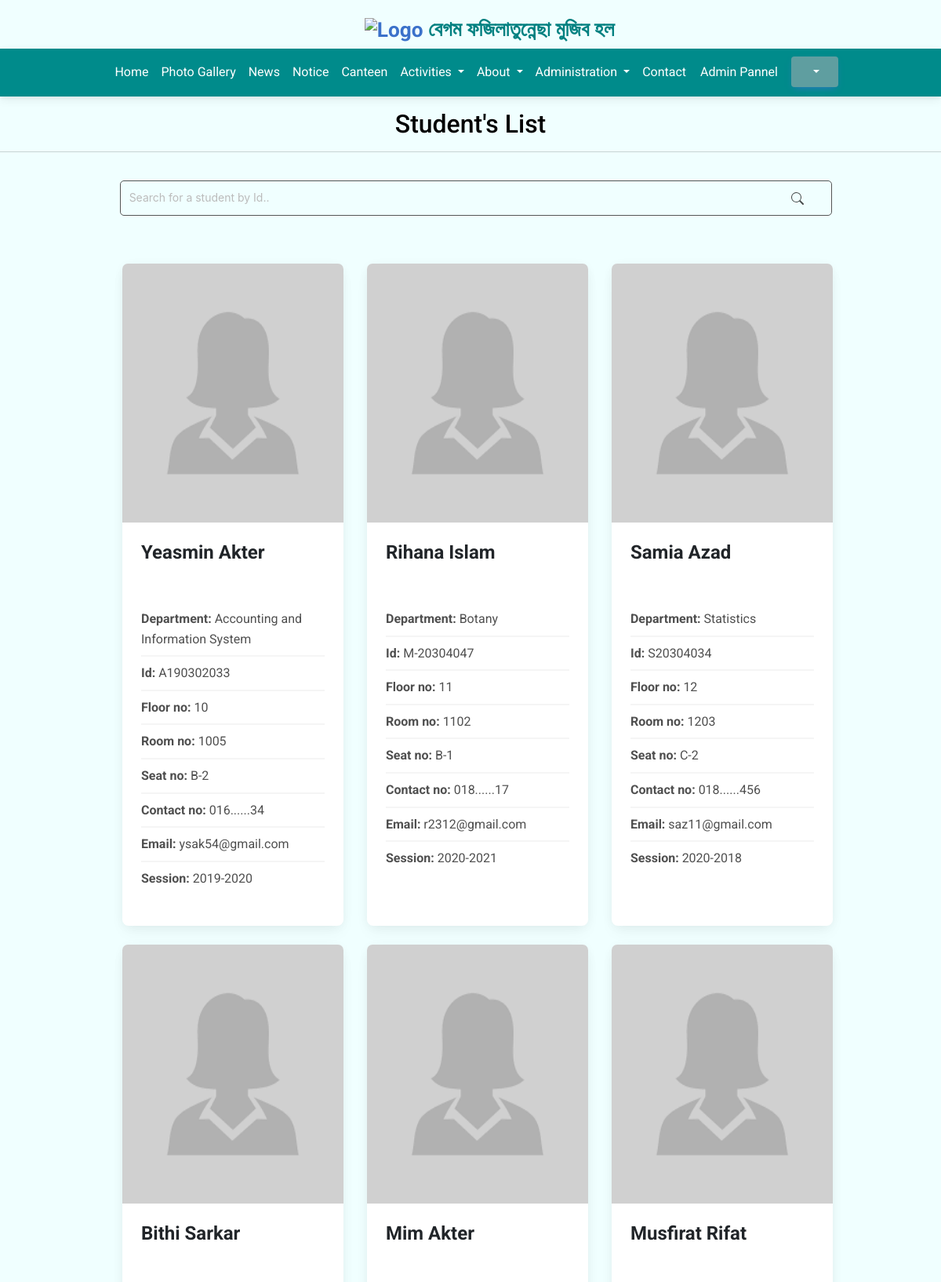
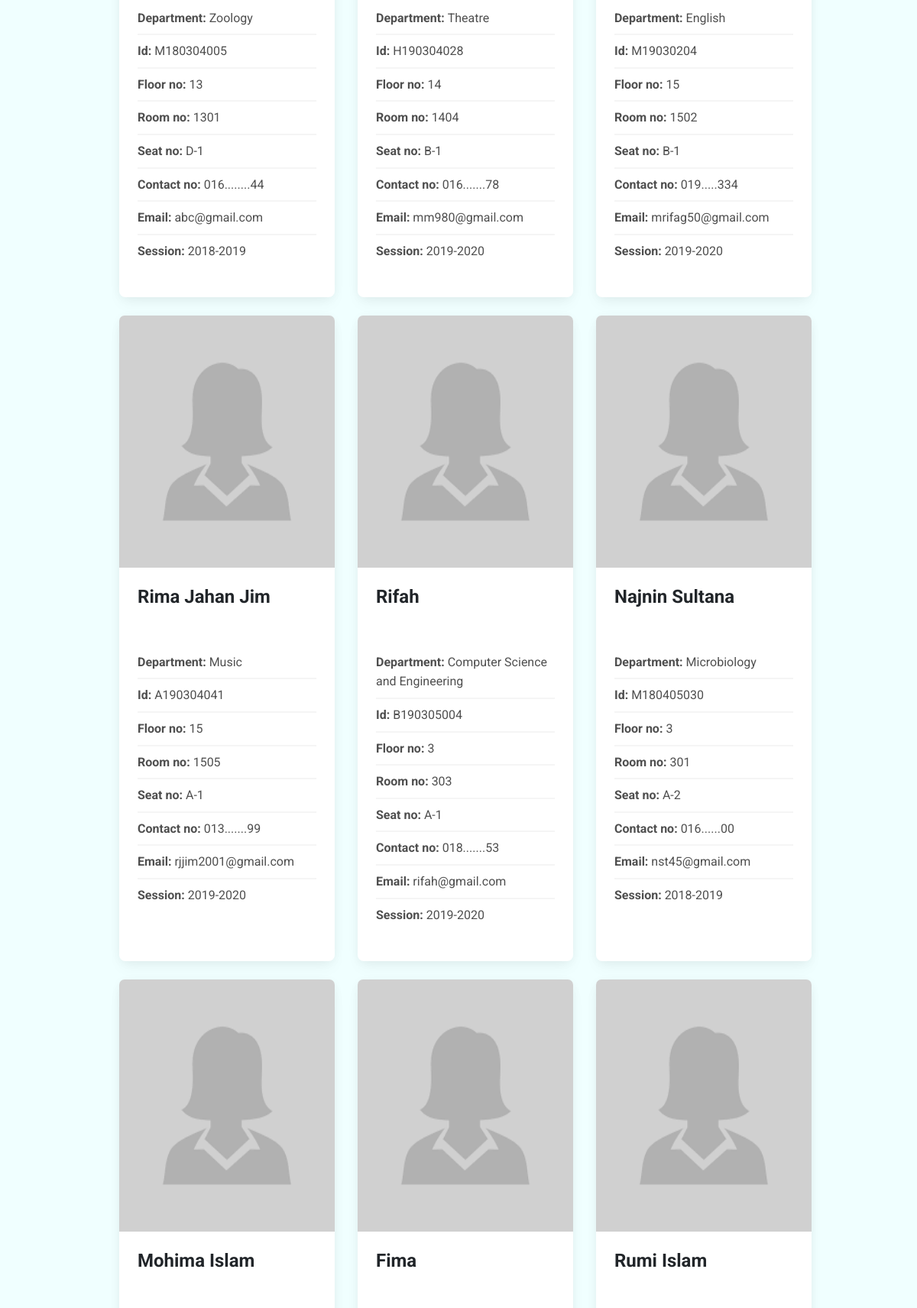
/student_list_admin.php (upper part), run on the app's committed database (2 pictures, top to bottom).
### tables this page shows
CREATE TABLE `students` (
  `id` varchar(40) NOT NULL,
  `name` varchar(100) NOT NULL,
  `department` varchar(100) NOT NULL,
  `password` varchar(200) NOT NULL,
  `session` varchar(30) NOT NULL,
  `date_of_birth` date NOT NULL,
  `bloodGroup` varchar(10) NOT NULL,
  `roomNo` varchar(20) NOT NULL,
  `seatNo` varchar(20) NOT NULL,
  `seat_expire_date` date NOT NULL,
  `image` varchar(100) NOT NULL,
  `floorNo` varchar(100) NOT NULL,
  `email` varchar(100) DEFAULT NULL,
  `maritial_status` varchar(100) DEFAULT NULL,
  `address` varchar(100) DEFAULT NULL,
  `phnNo` varchar(20) DEFAULT NULL,
  `had_last_vacation_from` datetime DEFAULT NULL,
  `had_last_vacation_to` datetime DEFAULT NULL,
  `previous_seatNo` varchar(200) DEFAULT NULL,
  `previous_roomNo` varchar(200) DEFAULT NULL,
  `previous_floorNo` varchar(200) DEFAULT NULL
);

### student_list_admin.php (the view, shortened to what this page needs)
<!DOCTYPE html>
<html lang="en">
<head>
    <link href="https://cdnjs.cloudflare.com/ajax/libs/font-awesome/6.0.0/css/all.min.css"rel="stylesheet"/>
    <link href="https://cdnjs.cloudflare.com/ajax/libs/mdb-ui-kit/6.3.1/mdb.min.css" rel="stylesheet"/>
    <link href="https://cdnjs.cloudflare.com/ajax/libs/font-awesome/6.0.0/css/all.min.css"rel="stylesheet"/>
    <link href="https://cdnjs.cloudflare.com/ajax/libs/mdb-ui-kit/6.3.1/mdb.min.css" rel="stylesheet"/>
</head>
<body style="background-color:azure;">
<div id="AdminHome">
<div class="headr"><?php include 'header.php' ?></div>
<div class="nv" style="align-content:center">
<?php include 'navbarAdmin.php' ?></div>
<h2 style="margin-top:1.3%;color:black;margin-bottom:1%"><center>Student's List</center></h2><hr><br>
<div class="SearchBAR"style="align-content:center;margin-left:1.1%;"><?php include 'SearchBar_admin_stu.php' ?></div>
<div class="row row-cols-1 row-cols-md-3 g-4" style="margin-left: 12%;margin-right:10%;margin-bottom:3%;margin-top:1%">
<?php
include 'db_conn.php';
$sql="SELECT * from students where floorNo<>'0' order by floorNo asc ";
$query=mysqli_query($conn,$sql);
while($info=mysqli_fetch_array($query)){
?>
 <div class="col">
    <div class="card h-100" style="width:98%">
      <img src="<?php echo $info['image']; ?>" class="card-img-top" style="height:330px"/>
      <div class="card-body">
        <h4 class="card-title"><b><?php echo $info['name']; ?></b></h4>
       <br>
        <p class="card-text">
        <ul class="list-group list-group-light list-group-small">
          <li class="list-group-item"><b>Department: </b><?php echo $info['department']; ?></li>
          <li class="list-group-item"><b>Id: </b><?php echo $info['id'];
          $sid=$info['id'];?></li>
          <li class="list-group-item"><b>Floor no: </b><?php echo $info['floorNo']; ?></li>
          <li class="list-group-item"><b>Room no: </b><?php echo $info['roomNo']; ?></li>
          <li class="list-group-item"><b>Seat no: </b><?php echo $info['seatNo']; ?></li>
          <li class="list-group-item"><b>Contact no: </b><?php echo $info['phnNo']; ?></li>
          <li class="list-group-item"><b>Email: </b><?php echo $info['email']; ?></li>
          <li class="list-group-item"><b>Session: </b><?php echo $info['session']; ?></li>
        </ul></p>
    </div>
   </div>
  </div>
<?php
}
?>
</div>
<div class="footer">
<?php include 'footer.php' ?>
         </div></div>
    </body>
</html>

### adminPannel.php (style rules this page uses)
body { font-family: "Lato", sans-serif; }

### data on the page
students: image (picture), name "Yeasmin Akter", department "Accounting and Information System", id "A190302033", floorNo "10", roomNo "1005", seatNo "B-2", phnNo "016......34", email "ysak54@gmail.com", session "2019-2020"
students: image (picture), name "Rihana Islam", department "Botany", id "M-20304047", floorNo "11", roomNo "1102", seatNo "B-1", phnNo "018......17", email "r2312@gmail.com", session "2020-2021"
students: image (picture), name "Samia Azad", department "Statistics", id "S20304034", floorNo "12", roomNo "1203", seatNo "C-2", phnNo "018......456", email "saz11@gmail.com", session "2020-2018"
students: image (picture), name "Bithi Sarkar", department "Zoology", id "M180304005", floorNo "13", roomNo "1301", seatNo "D-1", phnNo "016........44", email "abc@gmail.com", session "2018-2019"
students: image (picture), name "Mim Akter", department "Theatre", id "H190304028", floorNo "14", roomNo "1404", seatNo "B-1", phnNo "016.......78", email "mm980@gmail.com", session "2019-2020"
students: image (picture), name "Musfirat Rifat", department "English", id "M19030204", floorNo "15", roomNo "1502", seatNo "B-1", phnNo "019.....334", email "mrifag50@gmail.com", session "2019-2020"
students: image (picture), name "Rima Jahan Jim", department "Music", id "A190304041", floorNo "15", roomNo "1505", seatNo "A-1", phnNo "013.......99", email "rjjim2001@gmail.com", session "2019-2020"
students: image (picture), name "Rifah", department "Computer Science and Engineering", id "B190305004", floorNo "3", roomNo "303", seatNo "A-1", phnNo "018.......53", email "rifah@gmail.com", session "2019-2020"
students: image (picture), name "Najnin Sultana", department "Microbiology", id "M180405030", floorNo "3", roomNo "301", seatNo "A-2", phnNo "016......00", email "nst45@gmail.com", session "2018-2019"
students: image (picture), name "Mohima Islam"
students: image (picture), name "Fima"
students: image (picture), name "Rumi Islam"
